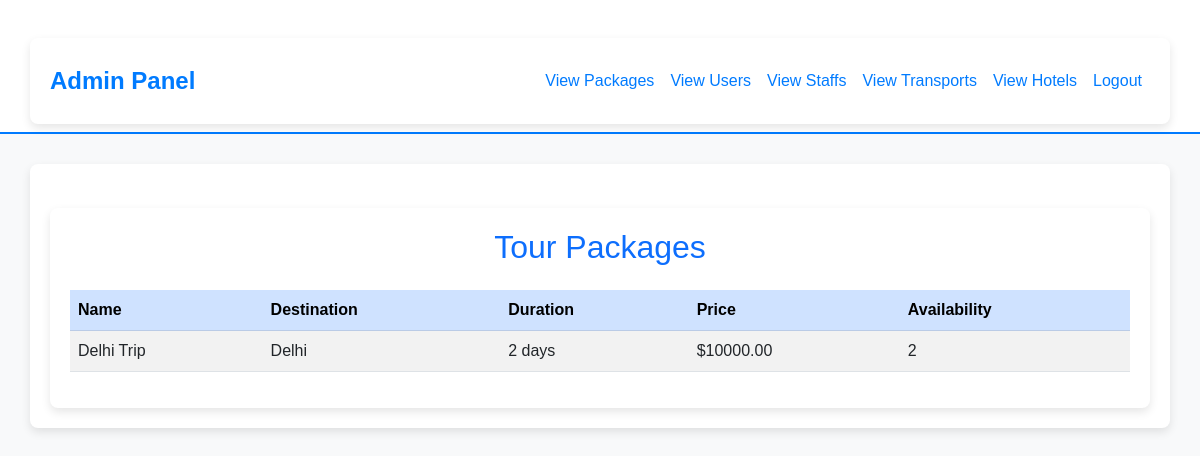
The app's page /adminpackages/, older data.
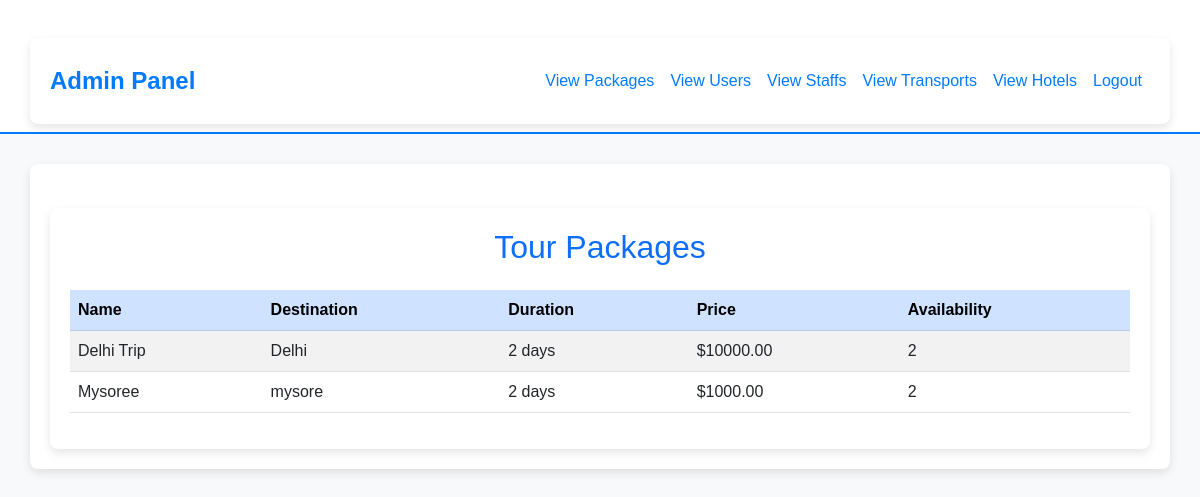
The same page, newer data.
### app/models.py (models this page shows, shortened)
class TourPackage(models.Model):
    name = models.CharField(max_length=255)
    destination = models.CharField(max_length=255)
    duration = models.IntegerField(help_text="Duration in days")
    price = models.DecimalField(max_digits=10, decimal_places=2)
    description = models.TextField()
    start_date = models.DateField()
    end_date = models.DateField()
    availability = models.IntegerField(help_text="Number of slots available")
    image = models.ImageField(upload_to='tour_packages/', null=True, blank=True)

### app/views.py (the view)
# urls.py: path('adminpackages/', views.admin_view_packages, name='admin_view_packages'),
def admin_view_packages(request):
    packages = TourPackage.objects.all()
    return render(request, 'admin/view_packages.html', {'packages': packages})

### templates/admin/view_packages.html (shortened to what this page needs)
<!DOCTYPE html>
<html lang="en">
<head>
    <link href="https://cdn.jsdelivr.net/npm/bootstrap@5.3.0/dist/css/bootstrap.min.css" rel="stylesheet">
</head>
<body>
    <nav class="navbar navbar-expand-lg navbar-light">
        <div class="container">
            <a class="navbar-brand" href="#">Admin Panel</a>
            <div class="collapse navbar-collapse" id="navbarNav">
                <ul class="navbar-nav ms-auto">
                    <li class="nav-item"><a class="nav-link" href="{% url 'admin_view_packages' %}">View Packages</a></li>
                    <li class="nav-item"><a class="nav-link" href="{% url 'admin_view_users' %}">View Users</a></li>
                    <li class="nav-item"><a class="nav-link" href="{% url 'admin_view_staffs' %}">View Staffs</a></li>
                    <li class="nav-item"><a class="nav-link" href="{% url 'admin_view_transports' %}">View Transports</a></li>
                    <li class="nav-item"><a class="nav-link" href="{% url 'admin_view_hotels' %}">View Hotels</a></li>
                    <li class="nav-item"><a class="nav-link btn-danger" href="{% url 'logout' %}">Logout</a></li>
                </ul>
            </div>
        </div>
    </nav>
    <div class="container">
        {% block content %}
        <div class="container mt-4">
            <h2 class="text-center text-primary mb-4">Tour Packages</h2>
            <div class="table-responsive">
                <table class="table table-striped table-hover">
                    <thead class="table-primary">
                        <tr>
                            <th>Name</th>
                            <th>Destination</th>
                            <th>Duration</th>
                            <th>Price</th>
                            <th>Availability</th>
                        </tr>
                    </thead>
                    <tbody>
                        {% for package in packages %}
                        <tr>
                            <td>{{ package.name }}</td>
                            <td>{{ package.destination }}</td>
                            <td>{{ package.duration }} days</td>
                            <td>${{ package.price }}</td>
                            <td>{{ package.availability }}</td>
                        </tr>
                        {% empty %}
                        <tr>
                            <td colspan="5" class="text-center text-muted">No Tour Packages Available</td>
                        </tr>
                        {% endfor %}
                    </tbody>
                </table>
            </div>
        </div>
        {% endblock %}
    </div>
</body>
</html>

Row changes from the older to the newer data that the page shows:
added TourPackage: name "Mysoree", destination "mysore", duration "2", price "1000.00", availability "2"
